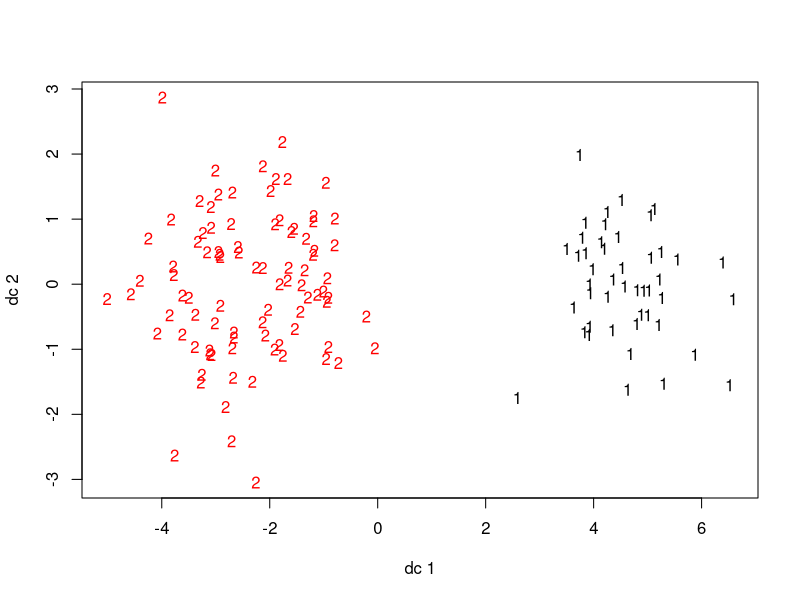
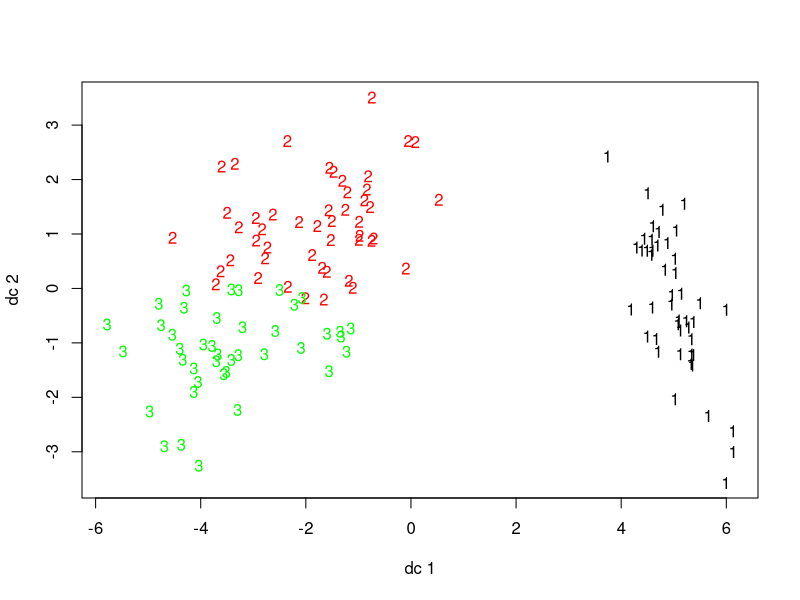
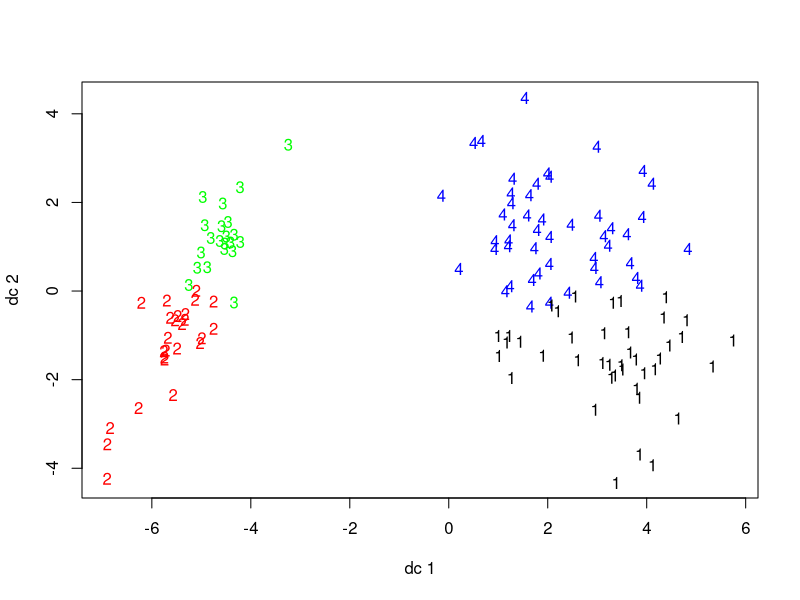
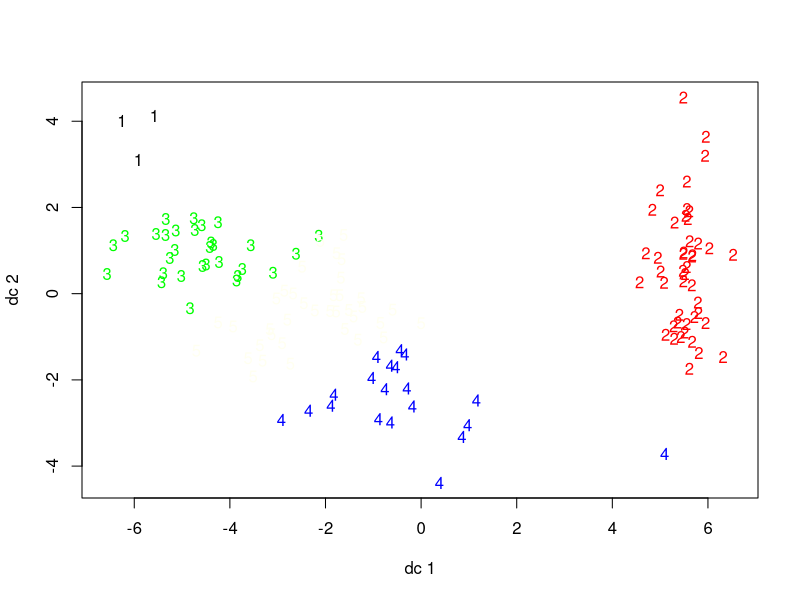
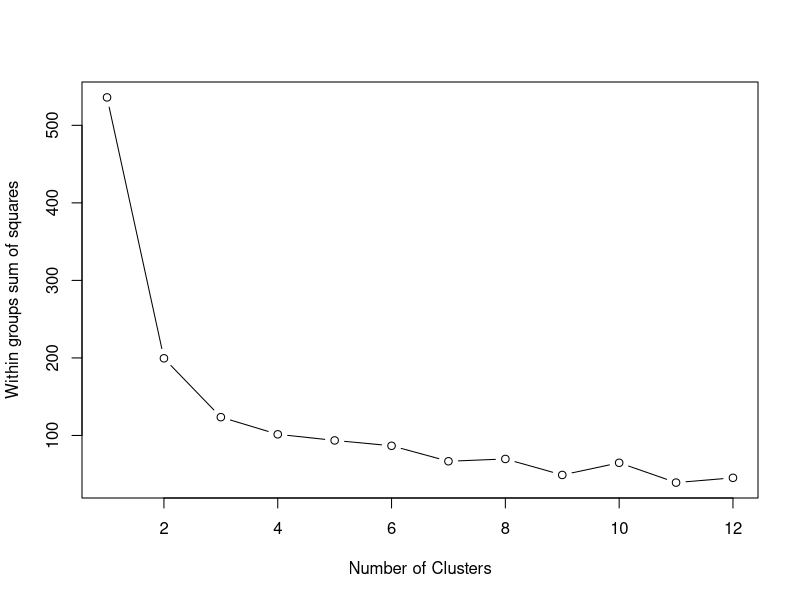
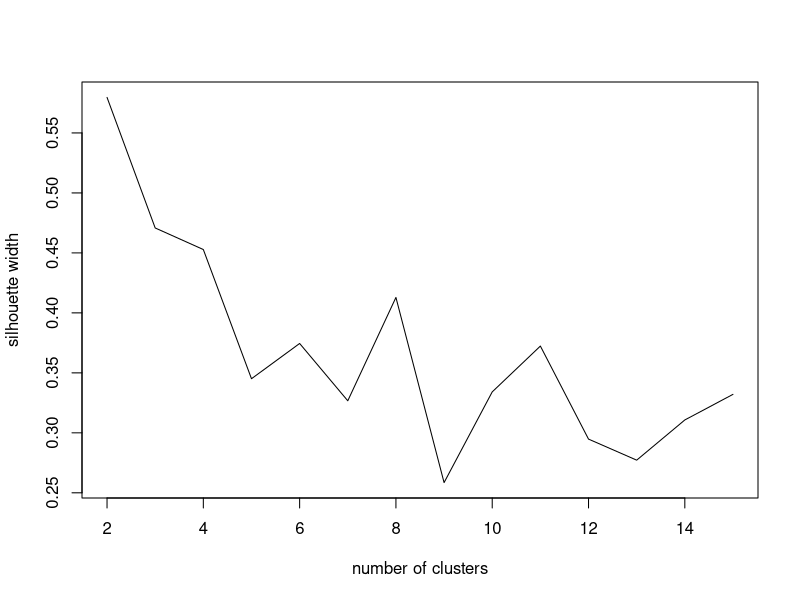
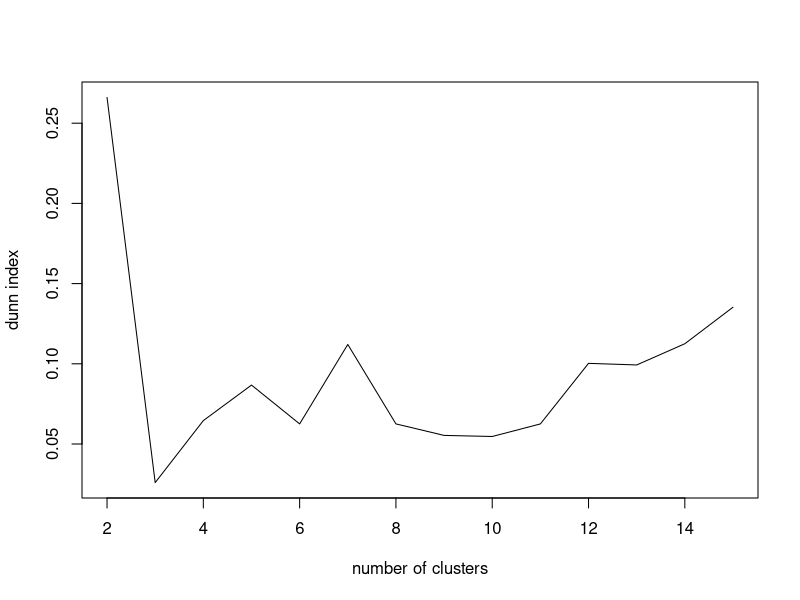
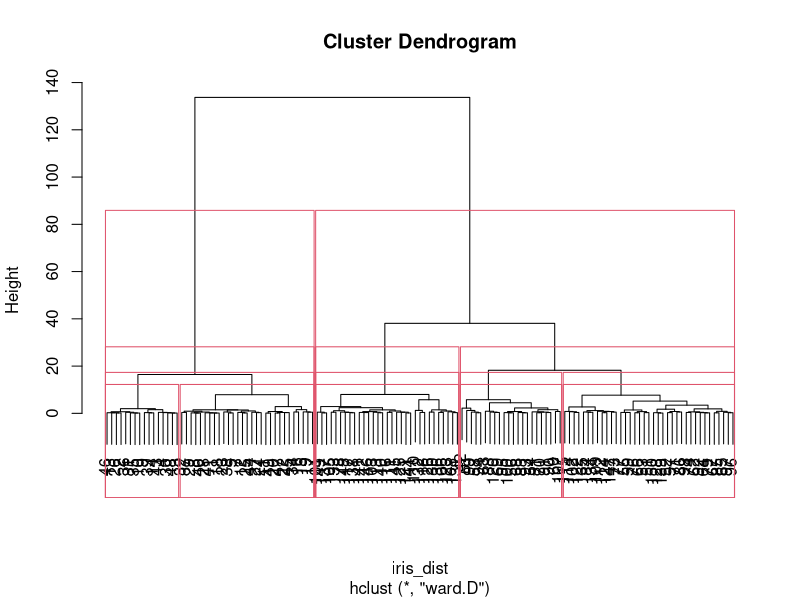

These figures' R source, in order:
data("iris")
iris <- data.frame(iris)
View(iris)

#basic summary
summary(iris)
dim(iris)
#150 rows, 5 coulmns

str(iris)
colnames(iris)
#Sepal.Length,Sepal.Width,Petal.Length,Petal.Width,Species

#random sampling - 90% train, 10% test
set.seed(10669218)
index <- sample(x =nrow(iris), size = nrow(iris)*0.9)
iris_train <- iris[index,] #train
iris_test <- iris[-index,] #test

#fpc package
install.packages("fpc")
library(fpc)

iris_train_set <- iris_train[,1:4]
scaled_train <- scale(iris_train_set)

#K-means cluster
#k=2 clusters
fit1 <- kmeans(scaled_train,2)
table(fit1$cluster)
plotcluster(scaled_train,fit1$cluster)

#k=3 clusters
fit2 <- kmeans(scaled_train,3)
table(fit2$cluster)
plotcluster(scaled_train,fit2$cluster)

#k=4 clusters
fit3 <- kmeans(scaled_train,4)
table(fit3$cluster)
plotcluster(scaled_train,fit3$cluster)

#k=5 clusters
fit4 <- kmeans(scaled_train,5)
table(fit4$cluster)
plotcluster(scaled_train,fit4$cluster)

#elements of 1st cluster in fit1 (k=2)
scaled_train[fit1$cluster == 1,]
aggregate(scaled_train, by = list(fit1$cluster), FUN = mean)
#gives summary stats group wise 
fit1$centers #same working as above

#determine the number of clusters
#within group sse
wss <- (nrow(scaled_train)-1)*sum(apply(scaled_train, 2, var))
#initialises wss
for (i in 2:12) wss[i] <- sum(kmeans(scaled_train,centers=i)$withinss)
plot(1:12, wss, type="b", xlab="Number of Clusters",ylab="Within groups sum of squares")

#prediction strength
prediction.strength(scaled_train, Gmin=2, Gmax=15, M=10,cutoff=0.8)
#arbitary cutoff- 0.8

#silhoutte width
d = dist(scaled_train, method = "euclidean")
result = matrix(nrow = 14, ncol = 3)
for (i in 2:15){
  cluster_result = kmeans(scaled_train, i)
  clusterstat=cluster.stats(d, cluster_result$cluster)
  result[i-1,1]=i
  result[i-1,2]=clusterstat$avg.silwidth
  result[i-1,3]=clusterstat$dunn
}

#silhouette width
plot(result[,c(1,2)], type="l", ylab = 'silhouette width', xlab = 'number of clusters')

#dunn index
plot(result[,c(1,3)], type="l", ylab = 'dunn index', xlab = 'number of clusters')


#Hierarchial Clustering
iris_dist <- dist(scaled_train)
iris_hclust <- hclust(iris_dist, method = "ward.D")
plot(iris_hclust)

#cut at 2 cluster level
iris_2clust <- cutree(iris_hclust,k =2)
rect.hclust(tree = iris_hclust,k=2 ) #shows the graph

#cut at 3 cluster level
iris_3clust <- cutree(iris_hclust,k =3)
rect.hclust(tree = iris_hclust,k=3 ) #shows the graph

#cut at 4 cluster level
iris_4clust <- cutree(iris_hclust,k =4)
rect.hclust(tree = iris_hclust,k=4 ) #shows the graph

#cut at 5 cluster level
iris_5clust <- cutree(iris_hclust,k =5)
rect.hclust(tree = iris_hclust,k=5 ) #shows the graph

#items in the 3rd group
scaled_train[iris_3clust==3,]

#plot
plotcluster(scaled_train,iris_3clust)

table(iris_2clust)
table(iris_3clust)
table(iris_4clust)
table(iris_5clust)
